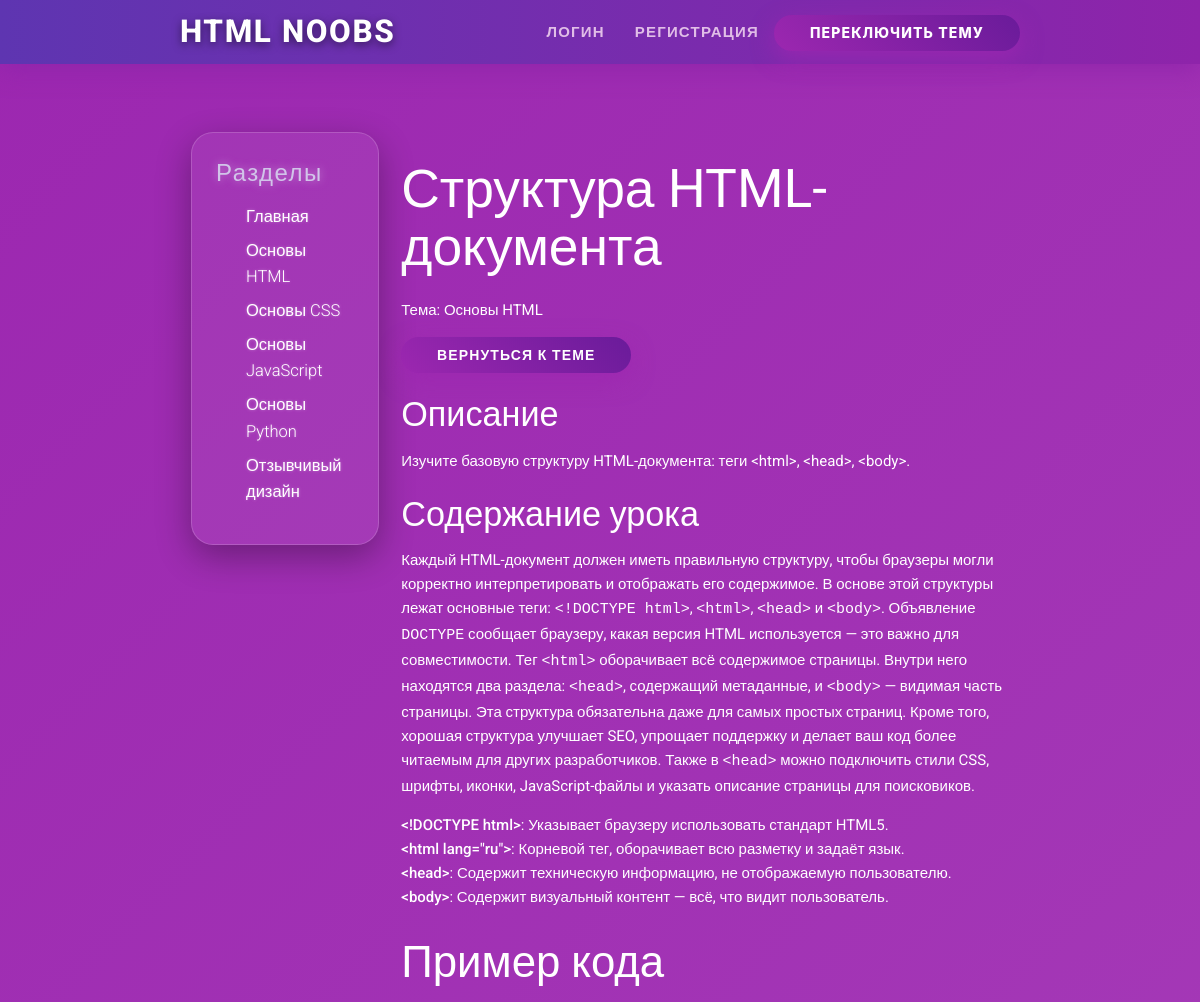
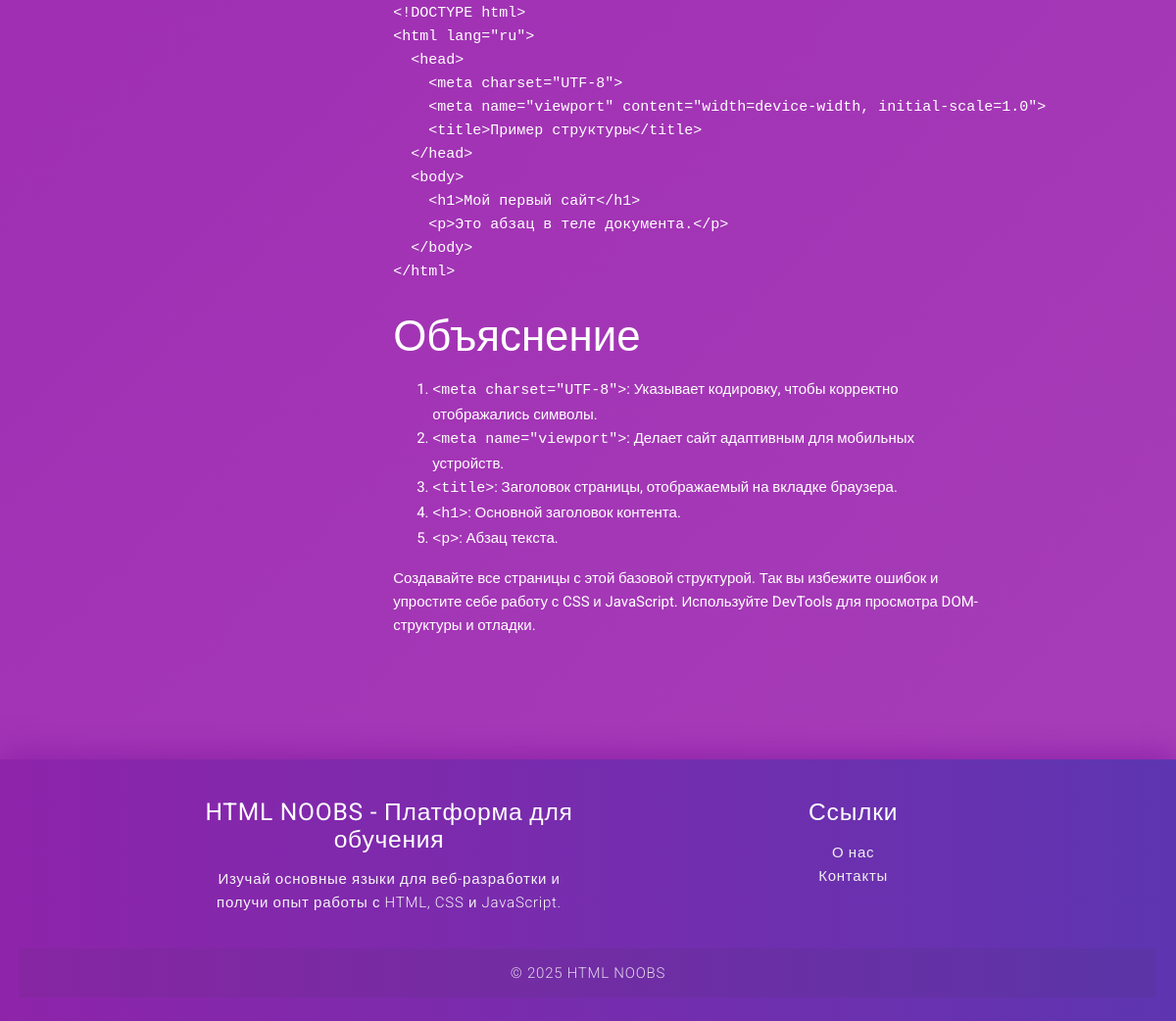
Screenshot of /lesson/2 with the database file from the repository (2 pictures, top to bottom).
### app.py (models this page shows)
class Lesson(db.Model):
    id = db.Column(db.Integer, primary_key=True)
    title = db.Column(db.String(100), nullable=False)
    description = db.Column(db.Text, nullable=False)
    content = db.Column(db.Text, nullable=False)  # Поле для обучающей информации
    topic_id = db.Column(db.Integer, db.ForeignKey('topic.id'), nullable=False)

class Topic(db.Model):
    id = db.Column(db.Integer, primary_key=True)
    title = db.Column(db.String(100), nullable=False)
    content = db.Column(db.Text, nullable=False)
    lessons = db.relationship('Lesson', backref='topic', lazy=True)
    comments = db.relationship('Comment', backref='topic', lazy=True)

### app.py (the view)
@app.route('/lesson/<int:lesson_id>')
def lesson(lesson_id):
    lesson = Lesson.query.get_or_404(lesson_id)
    topic = Topic.query.get(lesson.topic_id)
    return render_template('lesson.html', lesson=lesson, topic=topic)

### templates/lesson.html
{% extends 'base.html' %}
{% block content %}
    <h2>{{ lesson.title }}</h2>
    <p>Тема: {{ topic.title }}</p>
    <p><a href="{{ url_for('topic', topic_id=topic.id) }}" class="btn blue">Вернуться к теме</a></p>
    <h4>Описание</h4>
    <p>{{ lesson.description }}</p>
    <h4>Содержание урока</h4>
    <div class="lesson-content">
        {{ lesson.content | safe }}
    </div>
{% endblock %}

### static/css/style.css (style rules this page uses)
body { font-family: 'Roboto', sans-serif; background: linear-gradient(135deg, #9c27b0, #ab47bc, #8e24aa, #7b1fa2); background-size: 400% 400%; min-height: 100vh; color: #ffffff; line-height: 1.6; overflow-x: hidden; -webkit-font-smoothing: antialiased; -moz-osx-font-smoothing: grayscale; animation: bgGradient 15s ease infinite; }
.btn.blue { position: relative; background: linear-gradient(45deg, #9c27b0, #6a1b9a); box-shadow: 0 8px 22px rgba(156, 39, 176, 0.8); border-radius: 40px; padding: 0 36px; font-weight: 800; letter-spacing: 0.08em; overflow: hidden; transition: background 0.5s ease, box-shadow 0.5s ease, transform 0.3s ease; cursor: pointer; will-change: transform, box-shadow; user-select: none; outline: none; }
.btn.blue::before { content: ""; position: absolute; border-radius: 50%; background: rgba(255, 255, 255, 0.35); width: 120%; height: 120%; top: 50%; left: 50%; transform: translate(-50%, -50%) scale(0); opacity: 0; transition: transform 0.6s ease, opacity 0.6s ease; pointer-events: none; filter: blur(8px); z-index: 1; }

### rows the page displays
Lesson: title "Структура HTML-документа", description "Изучите базовую структуру HTML-документа: теги <html>, <head>, <body>.", content "Каждый HTML-документ должен иметь правильную структуру, чтобы браузеры могли корректно интерпретировать и отображать его содержимое. В основе этой структуры лежат основные теги: <!DOCTYPE html> , <html> , <head> и <body> . Объявление DOCTYPE сообщает браузеру, какая версия HTML используется — это важно для совместимости. Тег <html> оборачивает всё содержимое страницы. Внутри него находятся два раздела: <head> , содержащий метаданные, и <body> — видимая часть страницы. Эта структура обязательна даже для самых простых страниц. Кроме того, хорошая структура улучшает SEO, упрощает поддержку и делает ваш код более читаемым для других разработчиков. Также в <head> можно подключить стили CSS,…"
Topic: title "Основы HTML"
